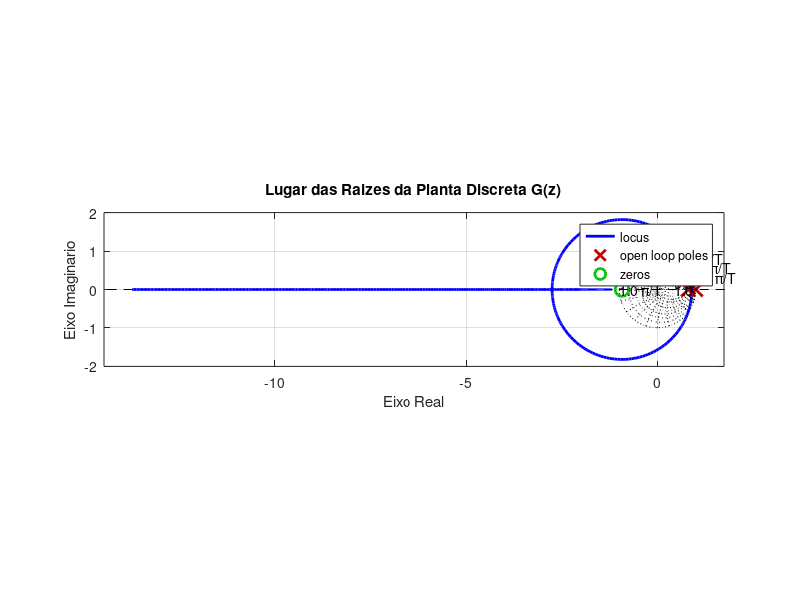

This figure's MATLAB source:
% Limpeza do ambiente
clear; close all; clc;

% Tempo de amostragem definido no projeto
Ts = 0.1; 

% Declaracao da variavel complexa z no dominio discreto
z = tf('z', Ts);

% Montagem da Funcao de Transferencia Discreta G(z)
% Utilizando as equacoes literais para manter a precisao das casas decimais
numerador = 0.0526 * (0.02273*z + 0.02111);
denominador = (2.2105^2) * (z - 1) * (z - exp(-0.22105));

% Planta Discreta final
Gz = numerador / denominador;

% Exibe a funcao de transferencia no console para conferencia
disp('Funcao de Transferencia Discreta G(z):');
Gz

% Plotagem do Lugar das Raizes (Root Locus)
figure;
rlocus(Gz);
hold on;

% Adiciona o circulo unitario e a grade de amortecimento continuo (zgrid)
zgrid;

% Trava os eixos na mesma proporcao para o circulo nao ficar com formato oval
axis equal; 

% Formatacao estetica do grafico para exportacao para o relatorio
title('Lugar das Raizes da Planta Discreta G(z)');
xlabel('Eixo Real');
ylabel('Eixo Imaginario');
